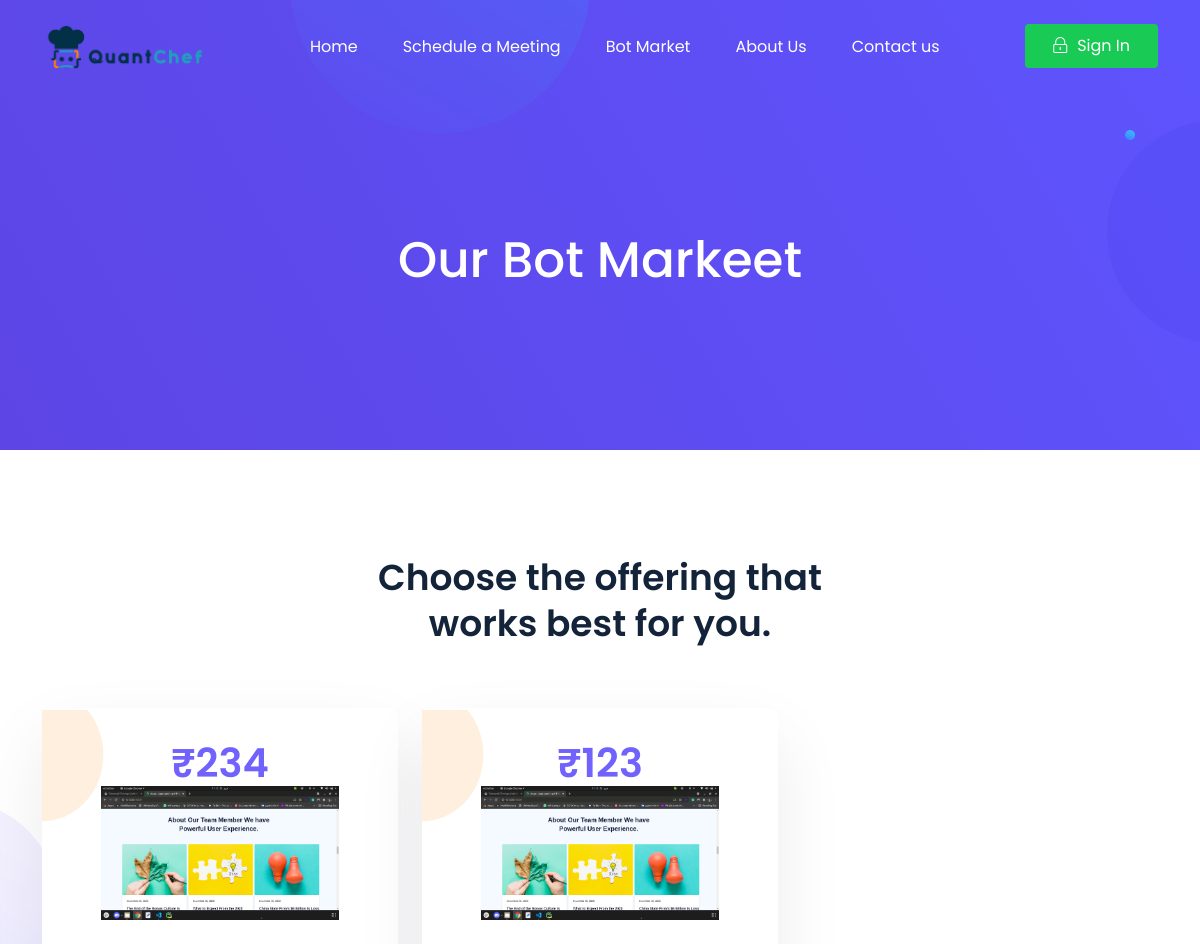
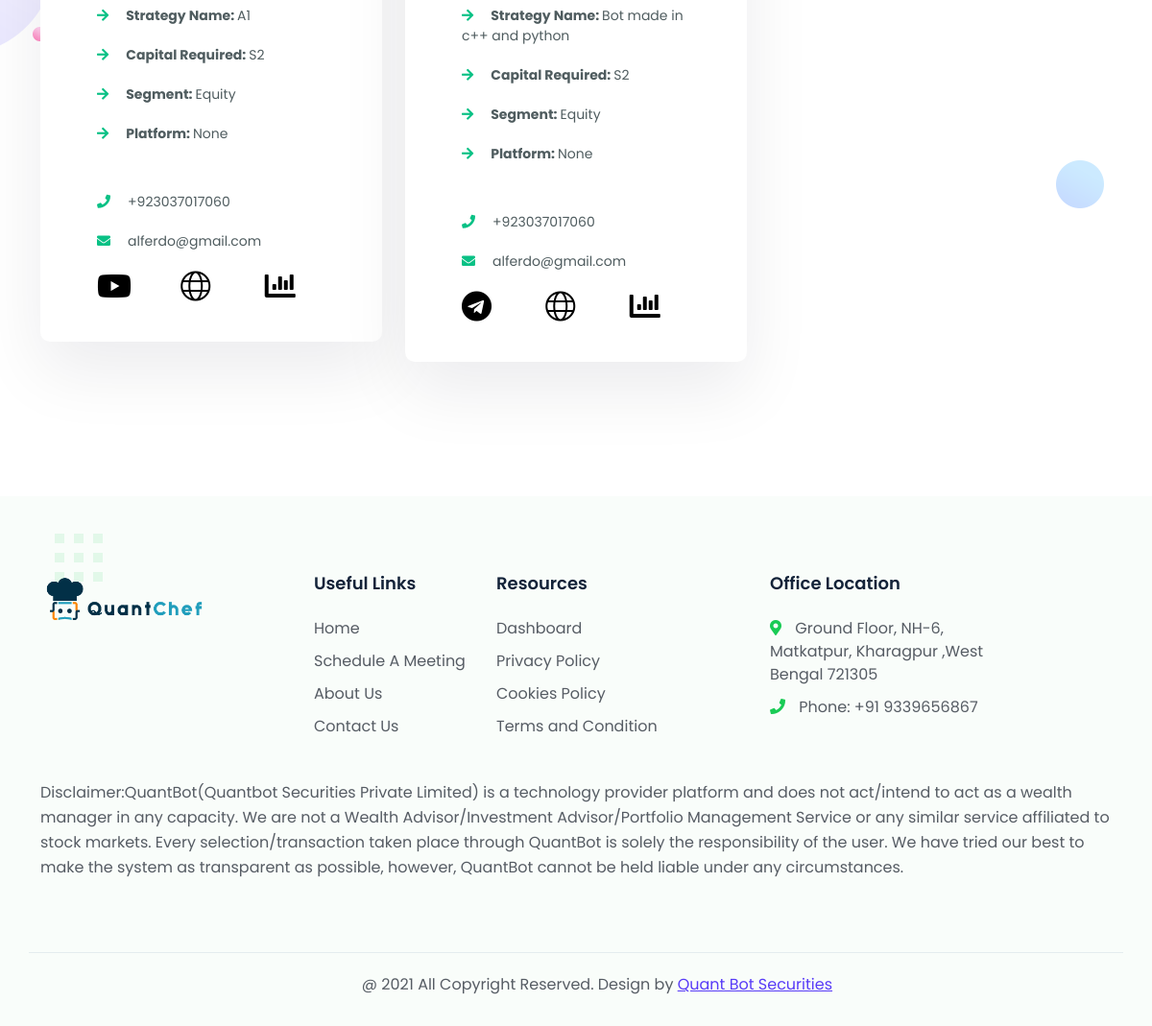
The app's page /Ads with its own data (2 pictures, top to bottom).
### core/models.py (models this page shows, shortened)
class Shop(models.Model):
    UploaderName = models.CharField(max_length=126)
    UploaderEmail = models.EmailField()
    UploaderPhone = PhoneNumberField()
    StrategyName = models.CharField(max_length=300)
    CapitalRequired = models.CharField(max_length=300)
    Segment = models.CharField(max_length=300, choices=SEGMENT_CHOICES)
    Price = models.PositiveIntegerField()
    Image = models.FileField(upload_to='Images/')
    Youtube = models.CharField(max_length=300, null=True, blank=True)
    Website = models.CharField(max_length=300, null=True, blank=True)
    Tradingview = models.CharField(max_length=300, null=True, blank=True)
    Telegram = models.CharField(max_length=300, null=True, blank=True)
    Platform = models.CharField(max_length=300, null=True, blank=True)

### core/views.py (the view)
# urls.py: path('Ads', AdsView, name='ads'),
def AdsView(request):
    obj = Shop.objects.all()
    context = {
        'obj': obj,
    }
    return render(request, 'core/adsview.html', context)

### templates/core/adsview.html (shortened to what this page needs)
{% extends 'authbase.html' %}
{% load static %}
{% block content %}
    <section class="page__title  fix text-center">
        <div class="slider__shape">
            <img class="shape triangle" src="{% static 'assets/img/aboutpage/topElips.png' %}" alt="topshape">
            <img class="shape dotted-square" src="{% static 'assets/img/aboutpage/rightElips.png' %}" alt="rightshape">
            <img class="shape solid-square" src="{% static 'assets/img/aboutpage/circleElips.png' %}"
                 alt="solid-square">
        </div>
        <div class="container">
            <div class="row">
                <div class="col-xl-12">
                    <div class="page__title-content pt-235">
                        <h2 class="page_title">Our Bot Markeet</h2>
                    </div>
                </div>
            </div>
        </div>
    </section>
    <div class="pricing-area pt-105 pb-110 position-relative">
        <div class="pricing_shapes">
            <img class="position-absolute price-1" src="{% static 'assets/img/shape/left.png' %}" alt="pricing_shapes"/>
            <img class="position-absolute price-3" src="{% static 'assets/img/shape/shape2.png' %}"
                 alt="pricing_shapes"/>
        </div>
        <div class="container">
            <div class="section_title_wrapper text-center pb-50">
                <h2 class="section-title pricing_title">Choose the offering that <br>works best for you.</h2>
            </div>
            <div class="row">
                {% for obj in obj %}
                    <div class="col-xl-4 col-lg-4 col-md-6 col-sm-12">
                        <div class="pricing mb-30">
                            <div class="pricing__header lightcolor">
                                <h2><span>₹</span>{{ obj.Price }}</h2>
                                <img src="{{ obj.Image.url }}">
                            </div>
                            <div class="pricing__content">
                                <ul>
                                    <li><i class="fa fa-arrow-right"></i><strong>Strategy
                                        Name: </strong>{{ obj.StrategyName }}</li>
                                    <li><i class="fa fa-arrow-right"></i><strong>Capital
                                        Required: </strong> {{ obj.CapitalRequired }}</li>
                                    <li><i class="fa fa-arrow-right"></i><strong>Segment: </strong> {{ obj.Segment }}
                                    </li>
                                    <li><i class="fa fa-arrow-right"></i><strong>Platform: </strong> {{ obj.Platform }}
                                    </li>
                                </ul>
                            </div>
                            <div class="pricing__content">
                                <ul>
                                    <li><i class="fa fa-phone"></i><a style="text-decoration: none"
                                                                      href="tel:{{ obj.UploaderPhone }}">{{ obj.UploaderPhone }}</a>
                                    </li>
                                    <li><i class="fa fa-envelope"></i>{{ obj.UploaderEmail }}</li>
                                </ul>
                            </div>
                            <div class="row">
                                {% if obj.Youtube|length %}
                                    <div class="col">
                                        <a href="{{ obj.Youtube }}"><i style="color: black"
                                                                       class="fab fa-youtube fa-2x"></i></a>
                                    </div>
                                {% endif %}
                                {% if obj.Telegram|length %}
                                    <div class="col">
                                        <a href="{{ obj.Telegram }}"><i style="color: black"
                                                                        class="fab fa-telegram fa-2x"></i></a>
                                    </div>
                                {% endif %}
                                {% if obj.Website|length %}
                                    <div class="col">
                                        <a href="{{ obj.Website }}"><i style="color: black"
                                                                       class="fal fa-globe fa-2x"></i></a>
                                    </div>
                                {% endif %}
                                {% if obj.Tradingview|length %}
                                    <div class="col">
                                        <a href="{{ obj.Tradingview }}"><i style="color: black"
                                                                           class="fas fa-chart-bar fa-2x"></i></a>
                                    </div>
                                {% endif %}
                            </div>
                        </div>
                    </div>
                {% endfor %}
            </div>
        </div>
    </div>
{% endblock %}

### templates/authbase.html (shortened to what this page needs)
{% load static %}
<head>
    <link rel="stylesheet" href="{% static 'assets/css/bootstrap.min.css' %}">
    <link rel="stylesheet" href="{% static 'assets/css/owl.carousel.min.css' %}">
    <link rel="stylesheet" href="{% static 'assets/css/animate.min.css' %}">
    <link rel="stylesheet" href="{% static 'assets/css/magnific-popup.css' %}">
    <link rel="stylesheet" href="{% static 'assets/css/fontawesome-all.min.css' %}">
    <link rel="stylesheet" href="{% static 'assets/css/themify-icons.css' %}">
    <link rel="stylesheet" href="{% static 'assets/css/meanmenu.css' %}">
    <link rel="stylesheet" href="{% static 'assets/css/slick.css' %}">
    <link rel="stylesheet" href="{% static 'assets/css/default.html' %}">
    <link rel="stylesheet" href="{% static 'assets/css/style.css' %}">
    <link rel="stylesheet" href="{% static 'assets/css/responsive.css' %}">
</head>
<body>
<header>
    <div id="header-sticky" class="header-area transparent-header font-color pt-10 pb-10">
        <div class="container">
            <div class="row align-items-center">
                <div class="col-xl-2 col-lg-2 col-md-4 col-10 d-flex align-items-center">
                    <div class="logo">
                        <a href="{% url 'core:home' %}"> <img style="width: 100%" src="{% static 'images/logo-1.png' %}"
                                                              alt="QuantChef"> </a>
                    </div>
                </div>
                <div class="col-xl-10 col-lg-10 col-md-7 col-8 d-none d-md-block whitebg">
                    <div class="header-btn f-right d-none d-sm-none d-md-block">
                        <a href="{% url 'accounts:login' %}" class="btn"><i class="fal fa-lock-alt"></i>Sign In</a>
                    </div>
                    <div class="main-menu colormenu d-block">
                        <nav id="mobile-menu">
                            <ul>
                                <li><a href="{% url 'core:home' %}">Home</a></li>
                                <li><a href="{% url 'core:book' %}">Schedule a Meeting</a></li>
                                <li><a href="{% url 'core:ads' %}">Bot Market</a></li>
                                <li><a href="{% url 'core:home' %}#section0">About Us</a></li>
                                <li><a href="{% url 'core:home' %}#contact">Contact us</a></li>
                            </ul>
                        </nav>
                    </div>
                </div>
            </div>
        </div>
    </div>
</header>
{% block content %}
{% endblock %}
<div class="footer-area padding-remove footertext-hover2">
    <div class="container">
        <div class="row">
            <div class="col-xl-3 col-lg-2 col-md-3">
                <div class="footer_logo" style="width: 175px">
                    <img src="{% static 'images/logo-1.png' %}" alt="logo"/>
                </div>
            </div>
            <div class="col-xl-2 col-lg-2 col-md-3">
                <div class="footer_widget_design wow  " data-wow-duration="2s" data-wow-delay=".2s">
                    <div class="link_heading">
                        <h3 class="link_heading">Useful Links</h3>
                    </div>
                    <div class="links">
                        <ul>
                            <li><a href="{% url 'core:home' %}">Home </a></li>
                            <li><a href="{% url 'core:book' %}">Schedule A Meeting</a></li>
                            <li><a href="{% url 'core:home' %}#section0">About Us</a></li>
                            <li><a href="{% url 'core:home' %}#contact">Contact Us</a></li>
                        </ul>
                    </div>
                </div>
            </div>
            <div class="col-xl-3 col-lg-2 col-md-3">
                <div class="footer_widget_design wow  " data-wow-duration="2s" data-wow-delay=".2s">
                    <div class="link_heading">
                        <h3 class="link_heading">Resources</h3>
                    </div>
                    <div class="links">
                        <ul>
                            <li><a href="{% url 'core:appointments' %}">Dashboard</a></li>
                            <li><a href="{% url 'core:privacypolicy' %}">Privacy Policy</a></li>
                            <li><a href="{% url 'core:cookiespolicy' %}">Cookies Policy</a></li>
                            <li><a href="{% url 'core:termsnconditions' %}">Terms and Condition</a></li>
                        </ul>
                    </div>
                </div>
            </div>
            <div class="col-xl-3 col-lg-3 col-md-3">
                <div class="footer_widget_design fixwidth wow  ">
                    <div class="link_heading">
                        <h3 class="link_heading">Office Location</h3>
                    </div>
                    <div class="links">
                        <ul>
                            <li><a><i class="fas fa-map-marker-alt"></i> Ground Floor, NH-6, Matkatpur,
                                Kharagpur ,West Bengal
                                721305
                            </a></li>
                            <li><a type="tel:+91 9339656867" class="itsupport"><i class="fas fa-phone"></i> Phone:
                                +91 9339656867
                            </a></li>
                        </ul>
                    </div>
                </div>
            </div>
        </div>
        <div class="row">
            <p>Disclaimer:QuantBot(Quantbot Securities Private Limited) is a technology provider platform and does
                not act/intend to act as a wealth manager in any capacity. We are not a Wealth Advisor/Investment
                Advisor/Portfolio Management Service or any similar service affiliated to stock markets. Every
                selection/transaction taken place through QuantBot is solely the responsibility of the user. We have
                tried our best to make the system as transparent as possible, however, QuantBot cannot be held
                liable under any circumstances.
            </p>
        </div>
    </div>
    <div class="footer_bottom pt-60 pb-15">
        <div class="container tp-border">
            <div class="row align-items-center">
                <div class="col-xl-12 col-lg-12 col-md-12 col-sm-12">
                    <div class="copyright_text pt-20">
                        <p style="margin-left: 30%" class="mx-50">@
                            All Copyright Reserved. Design by
                            <span class="colorblue"><a
                                    href="https://www.quantbotsecurities.com/"> Quant Bot Securities</a></span>
                        </p>
                    </div>
                </div>
            </div>
        </div>
    </div>
</div>
</body>
</html>

### templates/authbase.html (style rules this page uses)
::placeholder { color: grey !important; }

### records on screen
Shop: Price "234", Image (picture), StrategyName "A1", CapitalRequired "S2", Segment "Equity", Platform "None", UploaderPhone "+923037017060", UploaderEmail "alferdo@gmail.com"
Shop: Price "123", Image (picture), StrategyName "Bot made in c++ and python", CapitalRequired "S2", Segment "Equity", Platform "None", UploaderPhone "+923037017060", UploaderEmail "alferdo@gmail.com"
